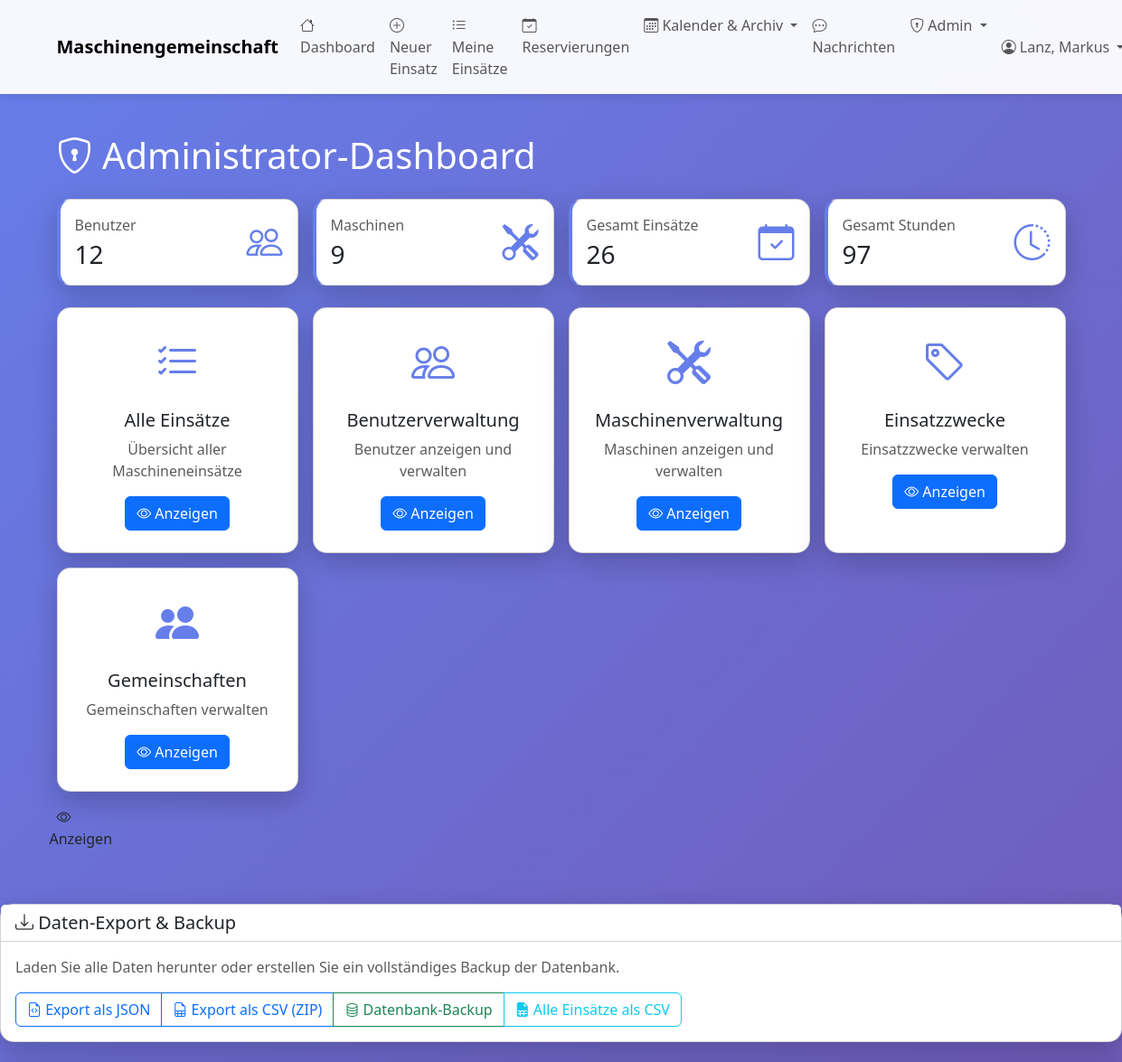
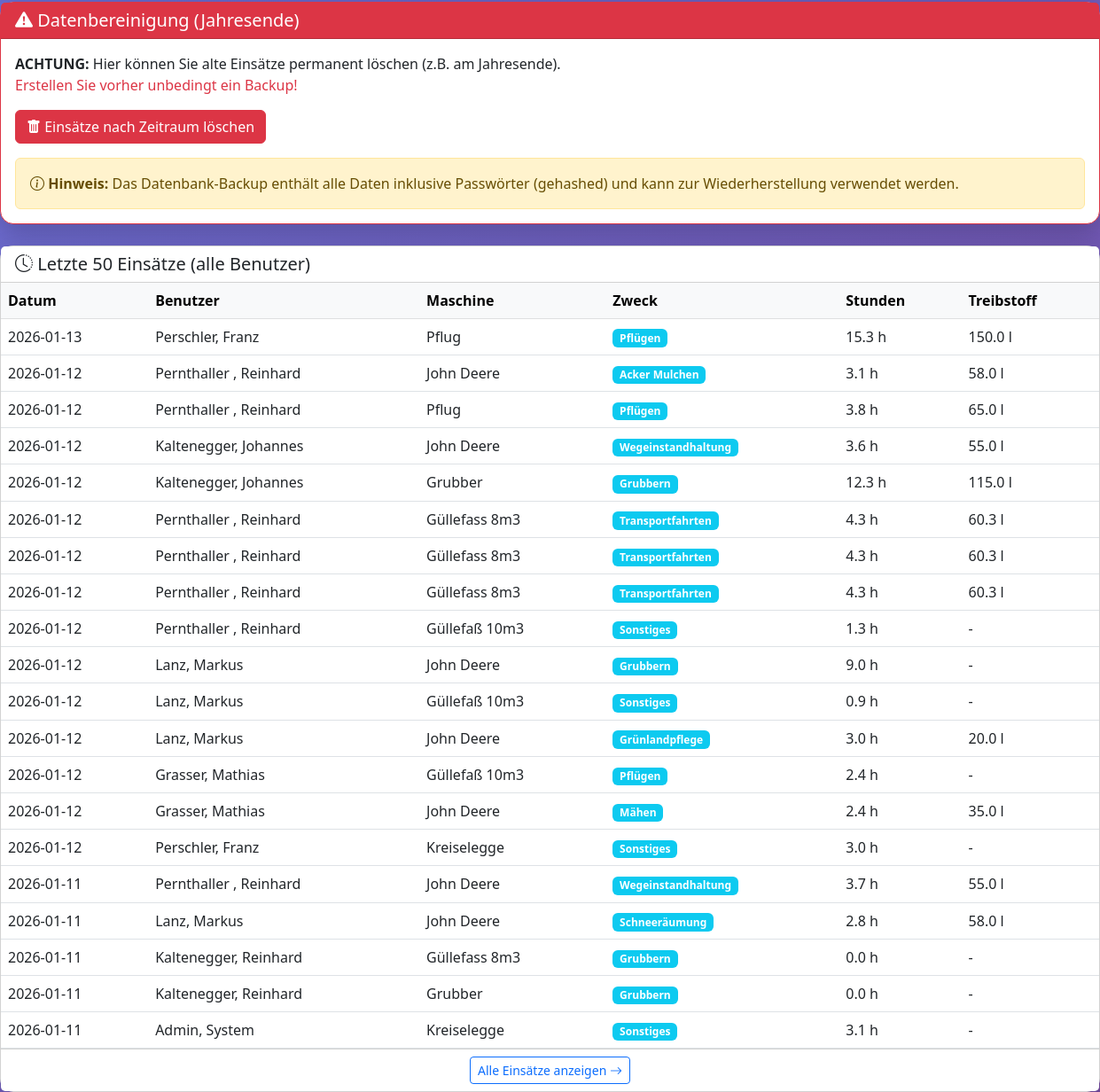
Page /admin (signed in) on the committed database (2 pictures, top to bottom).
### tables this page shows
CREATE TABLE maschinen (
    id INTEGER PRIMARY KEY AUTOINCREMENT,
    bezeichnung TEXT NOT NULL,
    hersteller TEXT,
    modell TEXT,
    baujahr INTEGER,
    kennzeichen TEXT,
    anschaffungsdatum DATE,
    stundenzaehler_aktuell REAL,
    naechste_wartung_bei REAL,
    aktiv BOOLEAN DEFAULT 1,
    bemerkungen TEXT
, abrechnungsart TEXT DEFAULT 'stunden', preis_pro_einheit REAL DEFAULT 0.0, wartungsintervall INTEGER DEFAULT 50, naechste_wartung REAL, anmerkungen TEXT, erfassungsmodus TEXT DEFAULT 'fortlaufend', gemeinschaft_id INTEGER DEFAULT 1 REFERENCES gemeinschaften(id), anschaffungspreis REAL DEFAULT 0.0, abschreibungsdauer_jahre INTEGER DEFAULT 10);

CREATE TABLE einsatzzwecke (
    id INTEGER PRIMARY KEY AUTOINCREMENT,
    bezeichnung TEXT NOT NULL UNIQUE,
    beschreibung TEXT,
    aktiv BOOLEAN DEFAULT 1
);

### web_app.py (the view, shortened to what this page needs)
@app.route('/admin')
@admin_required
def admin_dashboard():
    with MaschinenDBContext(DB_PATH) as db:
        alle_einsaetze = db.get_all_einsaetze(limit=50)
        benutzer = db.get_all_benutzer()
        maschinen = db.get_all_maschinen()
        cursor = db.cursor
        cursor.execute("""
            SELECT
                COUNT(*) as gesamt_einsaetze,
                SUM(betriebsstunden) as gesamt_stunden,
                SUM(treibstoffverbrauch) as gesamt_treibstoff
            FROM maschineneinsaetze
        """)
        gesamt_stats = dict(cursor.fetchone())
        backup_warnung = False
        einsaetze_seit_backup = 0
        letztes_backup = None
        offene_bestaetigung = None
        cursor.execute("""
            SELECT backup_schwellwert FROM benutzer WHERE id = ?
        """, (session['benutzer_id'],))
        schwellwert_row = cursor.fetchone()
        BACKUP_SCHWELLWERT = schwellwert_row[0] if schwellwert_row and schwellwert_row[0] else 50
        cursor.execute("""
            SELECT b.id, b.admin_id, b.zeitpunkt, b.bemerkung,
                   u.name, u.vorname
            FROM backup_bestaetigung b
            JOIN benutzer u ON b.admin_id = u.id
            WHERE b.status = 'wartend'
            AND datetime(b.zeitpunkt, '+24 hours') > datetime('now')
            ORDER BY b.zeitpunkt DESC
            LIMIT 1
        """)
        offene_row = cursor.fetchone()
        cursor.execute("""
            SELECT letztes_backup, einsaetze_bei_backup
            FROM backup_tracking
            ORDER BY letztes_backup DESC
            LIMIT 1
        """)
        backup_row = cursor.fetchone()
        if backup_row:
            letztes_backup = backup_row[0]
            einsaetze_bei_letztem_backup = backup_row[1]
            aktuelle_einsaetze = gesamt_stats.get('gesamt_einsaetze', 0) or 0
            einsaetze_seit_backup = aktuelle_einsaetze - einsaetze_bei_letztem_backup
            if einsaetze_seit_backup >= BACKUP_SCHWELLWERT:
                backup_warnung = True
    return render_template('admin_dashboard.html',
                         einsaetze=alle_einsaetze,
                         benutzer=benutzer,
                         maschinen=maschinen,
                         stats=gesamt_stats,
                         backup_warnung=backup_warnung,
                         einsaetze_seit_backup=einsaetze_seit_backup,
                         letztes_backup=letztes_backup,
                         backup_schwellwert=BACKUP_SCHWELLWERT,
                         offene_bestaetigung=offene_bestaetigung)

### database.py (called while the page is built)
    def connect(self):
        self.connection = sqlite3.connect(self.db_path)
        self.connection.row_factory = sqlite3.Row
        self.cursor = self.connection.cursor()

    def close(self):
        if self.connection:
            self.connection.close()

    def get_all_benutzer(self, nur_aktive: bool = True) -> List[Dict]:
        sql = "SELECT * FROM benutzer"
        if nur_aktive:
            sql += " WHERE aktiv = 1"
        sql += " ORDER BY name, vorname"
        self.cursor.execute(sql)
        return [dict(row) for row in self.cursor.fetchall()]

    def get_all_maschinen(self, nur_aktive: bool = True) -> List[Dict]:
        sql = "SELECT * FROM maschinen"
        if nur_aktive:
            sql += " WHERE aktiv = 1"
        sql += " ORDER BY bezeichnung"
        self.cursor.execute(sql)
        return [dict(row) for row in self.cursor.fetchall()]

    def get_all_einsaetze(self, limit: int = None) -> List[Dict]:
        sql = "SELECT * FROM einsaetze_uebersicht"
        if limit:
            sql += f" LIMIT {limit}"
        self.cursor.execute(sql)
        return [dict(row) for row in self.cursor.fetchall()]

    def __enter__(self):
        self.connect()
        return self

    def __exit__(self, exc_type, exc_val, exc_tb):
        if exc_type is None:
            self.connection.commit()
        else:
            self.connection.rollback()
        self.close()
        return False

### web_app.py (called while the page is built)
def admin_required(f):
    @wraps(f)
    def decorated_function(*args, **kwargs):
        if 'benutzer_id' not in session:
            flash('Bitte melden Sie sich an.', 'warning')
            return redirect(url_for('login'))
        if not session.get('is_admin'):
            flash('Zugriff verweigert. Administrator-Rechte erforderlich.', 'danger')
            return redirect(url_for('dashboard'))
        return f(*args, **kwargs)
    return decorated_function

### templates/admin_dashboard.html (shortened to what this page needs)
{% extends "base.html" %}
{% block content %}
<div class="row mt-4">
    <div class="col-12">
        <h1 class="text-white mb-4">
            <i class="bi bi-shield-lock"></i> Administrator-Dashboard
        </h1>
    </div>
</div>
<div class="row g-3 mb-4">
    <div class="col-md-3">
        <div class="card stat-card">
            <div class="card-body">
                <div class="d-flex justify-content-between align-items-center">
                    <div>
                        <p class="text-muted mb-1">Benutzer</p>
                        <h3 class="mb-0">{{ benutzer|length }}</h3>
                    </div>
                    <i class="bi bi-people" style="font-size: 2.5rem; color: #667eea;"></i>
                </div>
            </div>
        </div>
    </div>
    <div class="col-md-3">
        <div class="card stat-card">
            <div class="card-body">
                <div class="d-flex justify-content-between align-items-center">
                    <div>
                        <p class="text-muted mb-1">Maschinen</p>
                        <h3 class="mb-0">{{ maschinen|length }}</h3>
                    </div>
                    <i class="bi bi-tools" style="font-size: 2.5rem; color: #667eea;"></i>
                </div>
            </div>
        </div>
    </div>
    <div class="col-md-3">
        <div class="card stat-card">
            <div class="card-body">
                <div class="d-flex justify-content-between align-items-center">
                    <div>
                        <p class="text-muted mb-1">Gesamt Einsätze</p>
                        <h3 class="mb-0">{{ stats.gesamt_einsaetze or 0 }}</h3>
                    </div>
                    <i class="bi bi-calendar-check" style="font-size: 2.5rem; color: #667eea;"></i>
                </div>
            </div>
        </div>
    </div>
    <div class="col-md-3">
        <div class="card stat-card">
            <div class="card-body">
                <div class="d-flex justify-content-between align-items-center">
                    <div>
                        <p class="text-muted mb-1">Gesamt Stunden</p>
                        <h3 class="mb-0">{{ "%.0f"|format(stats.gesamt_stunden or 0) }}</h3>
                    </div>
                    <i class="bi bi-clock-history" style="font-size: 2.5rem; color: #667eea;"></i>
                </div>
            </div>
        </div>
    </div>
</div>
<div class="row g-3 mb-4">
    <div class="col-md-3">
        <div class="card h-100">
            <div class="card-body text-center p-4">
                <i class="bi bi-list-check" style="font-size: 3rem; color: #667eea;"></i>
                <h5 class="mt-3">Alle Einsätze</h5>
                <p class="text-muted">Übersicht aller Maschineneinsätze</p>
                <a href="{{ url_for('admin_alle_einsaetze') }}" class="btn btn-primary">
                    <i class="bi bi-eye"></i> Anzeigen
                </a>
            </div>
        </div>
    </div>
    <div class="col-md-3">
        <div class="card h-100">
            <div class="card-body text-center p-4">
                <i class="bi bi-people" style="font-size: 3rem; color: #667eea;"></i>
                <h5 class="mt-3">Benutzerverwaltung</h5>
                <p class="text-muted">Benutzer anzeigen und verwalten</p>
                <a href="{{ url_for('admin_benutzer') }}" class="btn btn-primary">
                    <i class="bi bi-eye"></i> Anzeigen
                </a>
            </div>
        </div>
    </div>
    <div class="col-md-3">
        <div class="card h-100">
            <div class="card-body text-center p-4">
                <i class="bi bi-tools" style="font-size: 3rem; color: #667eea;"></i>
                <h5 class="mt-3">Maschinenverwaltung</h5>
                <p class="text-muted">Maschinen anzeigen und verwalten</p>
                <a href="{{ url_for('admin_maschinen') }}" class="btn btn-primary">
                    <i class="bi bi-eye"></i> Anzeigen
                </a>
            </div>
        </div>
    </div>
    <div class="col-md-3">
        <div class="card h-100">
            <div class="card-body text-center p-4">
                <i class="bi bi-tag" style="font-size: 3rem; color: #667eea;"></i>
                <h5 class="mt-3">Einsatzzwecke</h5>
                <p class="text-muted">Einsatzzwecke verwalten</p>
                <a href="{{ url_for('admin_einsatzzwecke') }}" class="btn btn-primary">
                    <i class="bi bi-eye"></i> Anzeigen
                </a>
            </div>
        </div>
    </div>
    <div class="col-md-3">
        <div class="card h-100">
            <div class="card-body text-center p-4">
                <i class="bi bi-people-fill" style="font-size: 3rem; color: #667eea;"></i>
                <h5 class="mt-3">Gemeinschaften</h5>
                <p class="text-muted">Gemeinschaften verwalten</p>
                <a href="{{ url_for('admin_gemeinschaften') }}" class="btn btn-primary">
                    <i class="bi bi-eye"></i> Anzeigen
                </a>
            </div>
        </div>
    </div>
                    <i class="bi bi-eye"></i> Anzeigen
            </div>
        </div>
    </div>
<div class="row mt-3 mb-4">
    <div class="col-12">
        <div class="card">
            <div class="card-header bg-white">
                <h5 class="mb-0">
                    <i class="bi bi-download"></i> Daten-Export & Backup
                </h5>
            </div>
            <div class="card-body">
                <p class="text-muted mb-3">Laden Sie alle Daten herunter oder erstellen Sie ein vollständiges Backup der Datenbank.</p>
                <div class="btn-group" role="group">
                    <a href="{{ url_for('admin_export_json') }}" class="btn btn-outline-primary">
                        <i class="bi bi-file-earmark-code"></i> Export als JSON
                    </a>
                    <a href="{{ url_for('admin_export_csv') }}" class="btn btn-outline-primary">
                        <i class="bi bi-file-earmark-spreadsheet"></i> Export als CSV (ZIP)
                    </a>
                    <a href="{{ url_for('admin_database_backup') }}" class="btn btn-outline-success">
                        <i class="bi bi-database"></i> Datenbank-Backup
                    </a>
                    <a href="{{ url_for('admin_export_alle_einsaetze_csv') }}" class="btn btn-outline-info">
                        <i class="bi bi-file-earmark-spreadsheet-fill"></i> Alle Einsätze als CSV
                    </a>
                </div>
            </div>
        </div>
    </div>
</div>
<div class="row mb-4">
    <div class="col-12">
        <div class="card border-danger">
            <div class="card-header bg-danger text-white">
                <h5 class="mb-0">
                    <i class="bi bi-exclamation-triangle-fill"></i> Datenbereinigung (Jahresende)
                </h5>
            </div>
            <div class="card-body">
                <p class="mb-3">
                    <strong>ACHTUNG:</strong> Hier können Sie alte Einsätze permanent löschen (z.B. am Jahresende).
                    <br>
                    <span class="text-danger">Erstellen Sie vorher unbedingt ein Backup!</span>
                </p>
                <a href="{{ url_for('admin_einsaetze_loeschen') }}" class="btn btn-danger">
                    <i class="bi bi-trash-fill"></i> Einsätze nach Zeitraum löschen
                </a>
                <div class="alert alert-warning mt-3 mb-0">
                    <i class="bi bi-info-circle"></i>
                    <strong>Hinweis:</strong> Das Datenbank-Backup enthält alle Daten inklusive Passwörter (gehashed) und kann zur Wiederherstellung verwendet werden.
                </div>
            </div>
        </div>
    </div>
</div>
{% if einsaetze %}
<div class="row">
    <div class="col-12">
        <div class="card">
            <div class="card-header bg-white">
                <h5 class="mb-0"><i class="bi bi-clock-history"></i> Letzte 50 Einsätze (alle Benutzer)</h5>
            </div>
            <div class="card-body p-0">
                <div class="table-responsive">
                    <table class="table table-hover mb-0">
                        <thead class="table-light">
                            <tr>
                                <th>Datum</th>
                                <th>Benutzer</th>
                                <th>Maschine</th>
                                <th>Zweck</th>
                                <th>Stunden</th>
                                <th>Treibstoff</th>
                            </tr>
                        </thead>
                        <tbody>
                            {% for einsatz in einsaetze[:20] %}
                            <tr>
                                <td>{{ einsatz.datum }}</td>
                                <td>{{ einsatz.benutzer }}</td>
                                <td>{{ einsatz.maschine }}</td>
                                <td><span class="badge bg-info">{{ einsatz.einsatzzweck }}</span></td>
                                <td>{{ "%.1f"|format(einsatz.betriebsstunden) }} h</td>
                                <td>
                                    {% if einsatz.treibstoffverbrauch %}
                                        {{ "%.1f"|format(einsatz.treibstoffverbrauch) }} l
                                    {% else %}
                                        -
                                    {% endif %}
                                </td>
                            </tr>
                            {% endfor %}
                        </tbody>
                    </table>
                </div>
            </div>
            <div class="card-footer bg-white text-center">
                <a href="{{ url_for('admin_alle_einsaetze') }}" class="btn btn-sm btn-outline-primary">
                    Alle Einsätze anzeigen <i class="bi bi-arrow-right"></i>
                </a>
            </div>
        </div>
    </div>
</div>
{% endif %}
{% endblock %}

### templates/base.html (style rules this page uses)
body { min-height: 100vh; background: linear-gradient(135deg, #667eea 0%, #764ba2 100%); }
.card { border-radius: 15px; box-shadow: 0 10px 30px rgba(0,0,0,0.2); }
.stat-card { border-left: 4px solid #667eea; transition: transform 0.2s; }

### rows in the picture
maschinen: datum "2026-01-13", benutzer "Perschler, Franz", maschine "Pflug", einsatzzweck "Pflügen", betriebsstunden "15.3", treibstoffverbrauch "150.0", datum "2026-01-12", benutzer "Pernthaller , Reinhard", betriebsstunden "3.8", treibstoffverbrauch "65.0"
maschinen: datum "2026-01-12", benutzer "Pernthaller , Reinhard", maschine "John Deere", einsatzzweck "Acker Mulchen", betriebsstunden "3.1", treibstoffverbrauch "58.0", benutzer "Kaltenegger, Johannes", einsatzzweck "Wegeinstandhaltung", betriebsstunden "3.6", treibstoffverbrauch "55.0", benutzer "Lanz, Markus", einsatzzweck "Grubbern", betriebsstunden "9.0", einsatzzweck "Grünlandpflege", betriebsstunden "3.0", treibstoffverbrauch "20.0", benutzer "Grasser, Mathias", einsatzzweck "Mähen", betriebsstunden "2.4", treibstoffverbrauch "35.0", datum "2026-01-11", betriebsstunden "3.7", einsatzzweck "Schneeräumung", betriebsstunden "2.8"
maschinen: datum "2026-01-12", benutzer "Kaltenegger, Johannes", maschine "Grubber", einsatzzweck "Grubbern", betriebsstunden "12.3", treibstoffverbrauch "115.0", datum "2026-01-11", benutzer "Kaltenegger, Reinhard", betriebsstunden "0.0"
maschinen: datum "2026-01-12", benutzer "Pernthaller , Reinhard", maschine "Güllefass 8m3", einsatzzweck "Transportfahrten", betriebsstunden "4.3", treibstoffverbrauch "60.3", datum "2026-01-11", benutzer "Kaltenegger, Reinhard", einsatzzweck "Grubbern", betriebsstunden "0.0"
maschinen: datum "2026-01-12", benutzer "Pernthaller , Reinhard", maschine "Güllefaß 10m3", einsatzzweck "Sonstiges", betriebsstunden "1.3", benutzer "Lanz, Markus", betriebsstunden "0.9", benutzer "Grasser, Mathias", einsatzzweck "Pflügen", betriebsstunden "2.4"
maschinen: datum "2026-01-12", benutzer "Perschler, Franz", maschine "Kreiselegge", einsatzzweck "Sonstiges", betriebsstunden "3.0", datum "2026-01-11", benutzer "Admin, System", betriebsstunden "3.1"

### other values in the picture
{{ session.get('benutzer_name') }} "Lanz, Markus"
{{ benutzer|length }} "12"
{{ maschinen|length }} "9"
{{ stats.gesamt_einsaetze or 0 }} "26"
{{ "%.0f"|format(stats.gesamt_stunden or 0) }} "97"
